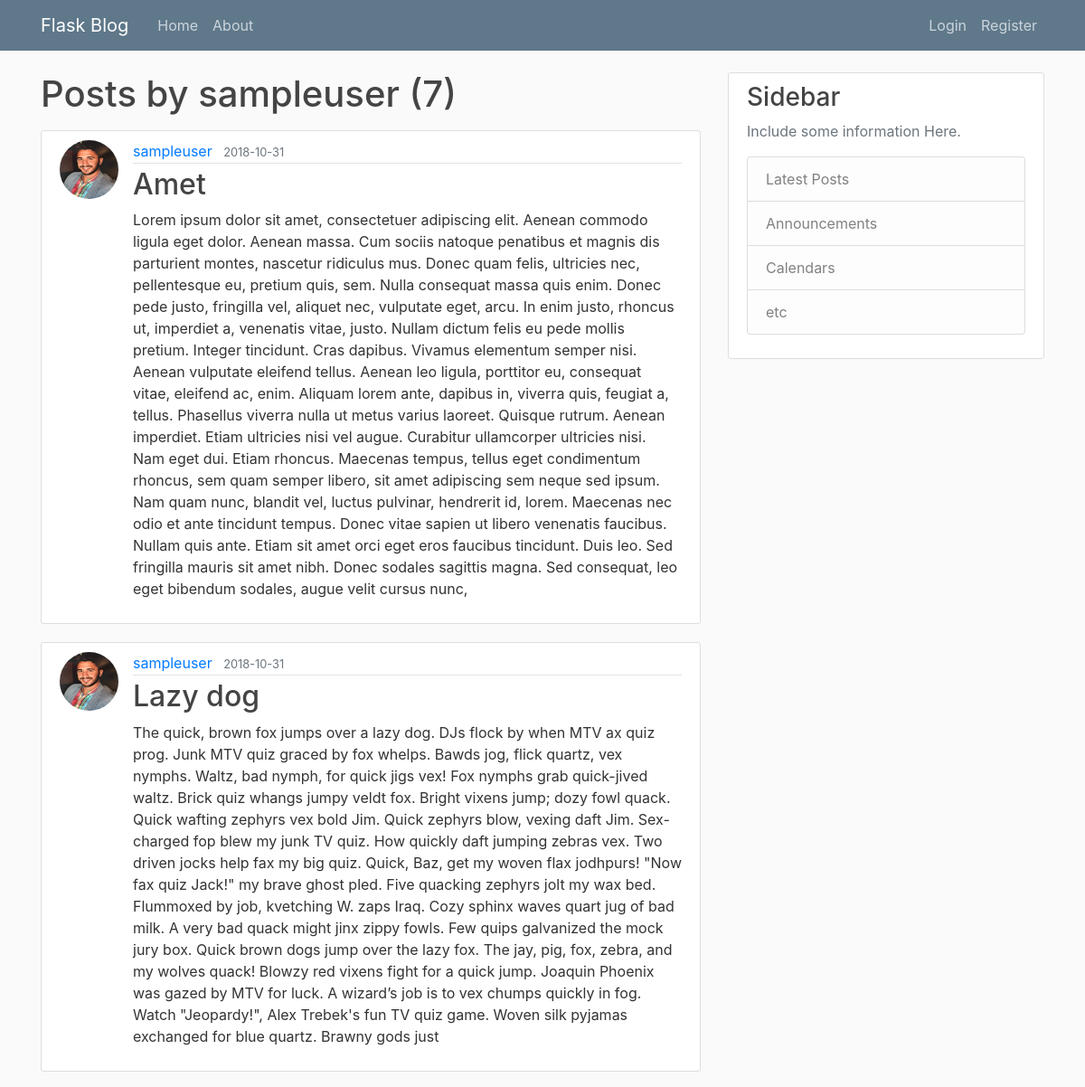
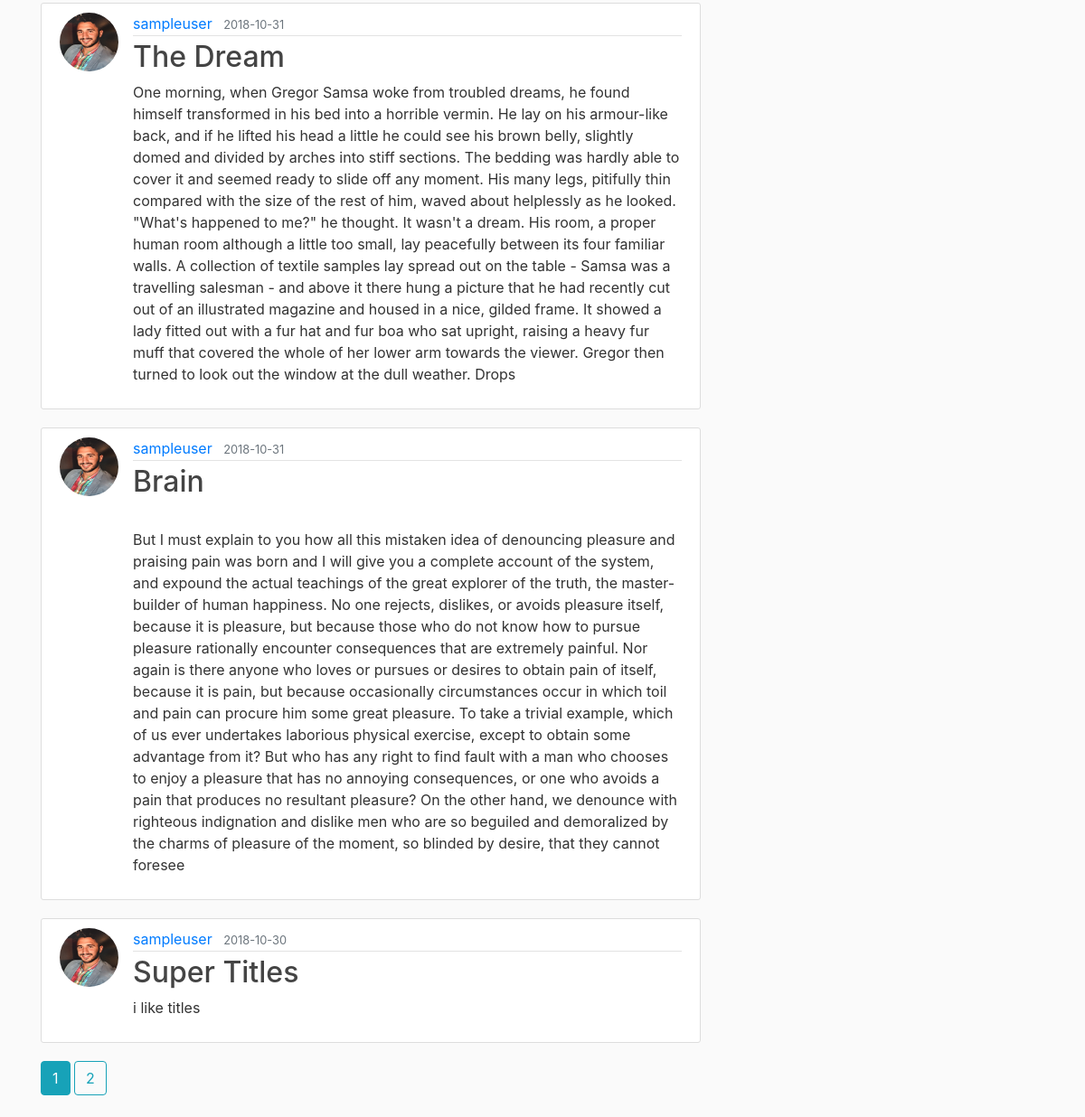
The page /user/sampleuser on the database its author committed (2 pictures, top to bottom).
### flaskblog/models.py (models this page shows, shortened)
class User(db.Model, UserMixin):
    id = db.Column(db.Integer, primary_key=True)
    username = db.Column(db.String(20), unique=True, nullable=False)
    email = db.Column(db.String(120), unique=True, nullable=False)
    image_file = db.Column(db.String(20), nullable=False, default='default.jpg')
    password = db.Column(db.String(60), nullable=False)
    posts = db.relationship('Post', backref='author', lazy=True)

class Post(db.Model):
    id = db.Column(db.Integer, primary_key=True)
    title = db.Column(db.String(100), nullable=False)
    date_posted = db.Column(db.DateTime, nullable=False, default=datetime.utcnow)
    content = db.Column(db.Text, nullable=False)
    user_id = db.Column(db.Integer, db.ForeignKey('user.id'), nullable=False)

### flaskblog/routes.py (the view)
@app.route("/user/<string:username>")
def user_posts(username):
        page = request.args.get('page', 1, type=int)
        user = User.query.filter_by(username=username).first_or_404()
        posts = Post.query.filter_by(author=user)\
        .order_by(Post.date_posted.desc())\
        .paginate(page=page, per_page=5)
        return render_template('user_posts.html', posts=posts, user=user)

### flaskblog/templates/user_posts.html (shortened to what this page needs)
{% extends "layout.html" %}
{% block content %}
    <h1 class="mb-3">Posts by {{ user.username }} ({{ posts.total }})</h1>
    {% for post in posts.items %}
      <article class="media content-section">
        <img class="rounded-circle article-img" src="{{ url_for('static', filename='profile_pics/' + post.author.image_file) }}">
        <div class="media-body">
          <div class="article-metadata">
            <a class="mr-2" href="{{ url_for('user_posts', username=post.author.username) }}">{{ post.author.username }}</a>
            <small class="text-muted">{{ post.date_posted.strftime('%Y-%m-%d') }}</small>
          </div>
          <h2><a class="article-title" href="{{ url_for('post', post_id=post.id) }}">{{ post.title }}</a></h2>
          <p class="article-content">{{ post.content }}</p>
        </div>
      </article>
    {% endfor %}
    {% for page_num in posts.iter_pages(left_edge=1, right_edge=1, left_current=1, right_current=2) %}
      {% if page_num %}
        {% if posts.page == page_num %}
        <a class="btn btn-info mb-4"href="{{ url_for('user_posts', username=user.username, page=page_num) }}">{{ page_num }}</a>
        {% else %}
        <a class="btn btn-outline-info mb-4"href="{{ url_for('user_posts', username=user.username, page=page_num) }}">{{ page_num }}</a>
        {% endif %}
      {% endif %}
    {% endfor %}
{% endblock content %}

### flaskblog/static/main.css (style rules this page uses)
body { background: #fafafa; color: #333333; margin-top: 5rem; }
h1, h2, h3, h4, h5, h6 { color: #444444; }
.content-section { background: #ffffff; padding: 10px 20px; border: 1px solid #dddddd; border-radius: 3px; margin-bottom: 20px; }
.article-title { color: #444444; }
.article-content { white-space: pre-line; }
.article-img { height: 65px; width: 65px; margin-right: 16px; }
.article-metadata { padding-bottom: 1px; margin-bottom: 4px; border-bottom: 1px solid #e3e3e3 }

### rows shown on the page
User: username "sampleuser"
Post: image_file (picture), author.username "sampleuser", date_posted "2018-10-31", title "Amet", content "Lorem ipsum dolor sit amet, consectetuer adipiscing elit. Aenean commodo ligula eget dolor. Aenean massa. Cum sociis natoque penatibus et magnis dis parturient montes, nascetur ridiculus mus. Donec quam felis, ultricies nec, pellentesque eu, pretium quis, sem. Nulla consequat massa quis enim. Donec pede justo, fringilla vel, aliquet nec, vulputate eget, arcu. In enim justo, rhoncus ut, imperdiet a, venenatis vitae, justo. Nullam dictum felis eu pede mollis pretium. Integer tincidunt. Cras dapibus. Vivamus elementum semper nisi. Aenean vulputate eleifend tellus. Aenean leo ligula, porttitor eu, consequat vitae, eleifend ac, enim. Aliquam lorem ante, dapibus in, viverra quis, feugiat a,…"
Post: image_file (picture), author.username "sampleuser", date_posted "2018-10-31", title "Lazy dog", content "The quick, brown fox jumps over a lazy dog. DJs flock by when MTV ax quiz prog. Junk MTV quiz graced by fox whelps. Bawds jog, flick quartz, vex nymphs. Waltz, bad nymph, for quick jigs vex! Fox nymphs grab quick-jived waltz. Brick quiz whangs jumpy veldt fox. Bright vixens jump; dozy fowl quack. Quick wafting zephyrs vex bold Jim. Quick zephyrs blow, vexing daft Jim. Sex-charged fop blew my junk TV quiz. How quickly daft jumping zebras vex. Two driven jocks help fax my big quiz. Quick, Baz, get my woven flax jodhpurs! \"Now fax quiz Jack!\" my brave ghost pled. Five quacking zephyrs jolt my wax bed. Flummoxed by job, kvetching W. zaps Iraq. Cozy sphinx waves quart jug of bad milk. A very bad…"
Post: image_file (picture), author.username "sampleuser", date_posted "2018-10-31", title "The Dream", content "One morning, when Gregor Samsa woke from troubled dreams, he found himself transformed in his bed into a horrible vermin. He lay on his armour-like back, and if he lifted his head a little he could see his brown belly, slightly domed and divided by arches into stiff sections. The bedding was hardly able to cover it and seemed ready to slide off any moment. His many legs, pitifully thin compared with the size of the rest of him, waved about helplessly as he looked. \"What's happened to me?\" he thought. It wasn't a dream. His room, a proper human room although a little too small, lay peacefully between its four familiar walls. A collection of textile samples lay spread out on the table - Samsa…"
Post: image_file (picture), author.username "sampleuser", date_posted "2018-10-31", title "Brain", content "But I must explain to you how all this mistaken idea of denouncing pleasure and praising pain was born and I will give you a complete account of the system, and expound the actual teachings of the great explorer of the truth, the master-builder of human happiness. No one rejects, dislikes, or avoids pleasure itself, because it is pleasure, but because those who do not know how to pursue pleasure rationally encounter consequences that are extremely painful. Nor again is there anyone who loves or pursues or desires to obtain pain of itself, because it is pain, but because occasionally circumstances occur in which toil and pain can procure him some great pleasure. To take a trivial example,…"
Post: image_file (picture), author.username "sampleuser", date_posted "2018-10-30", title "Super Titles", content "i like titles"

### other values the page prints
{{ posts.total }} "7"
{{ page_num }} "1"
{{ page_num }} "2"
